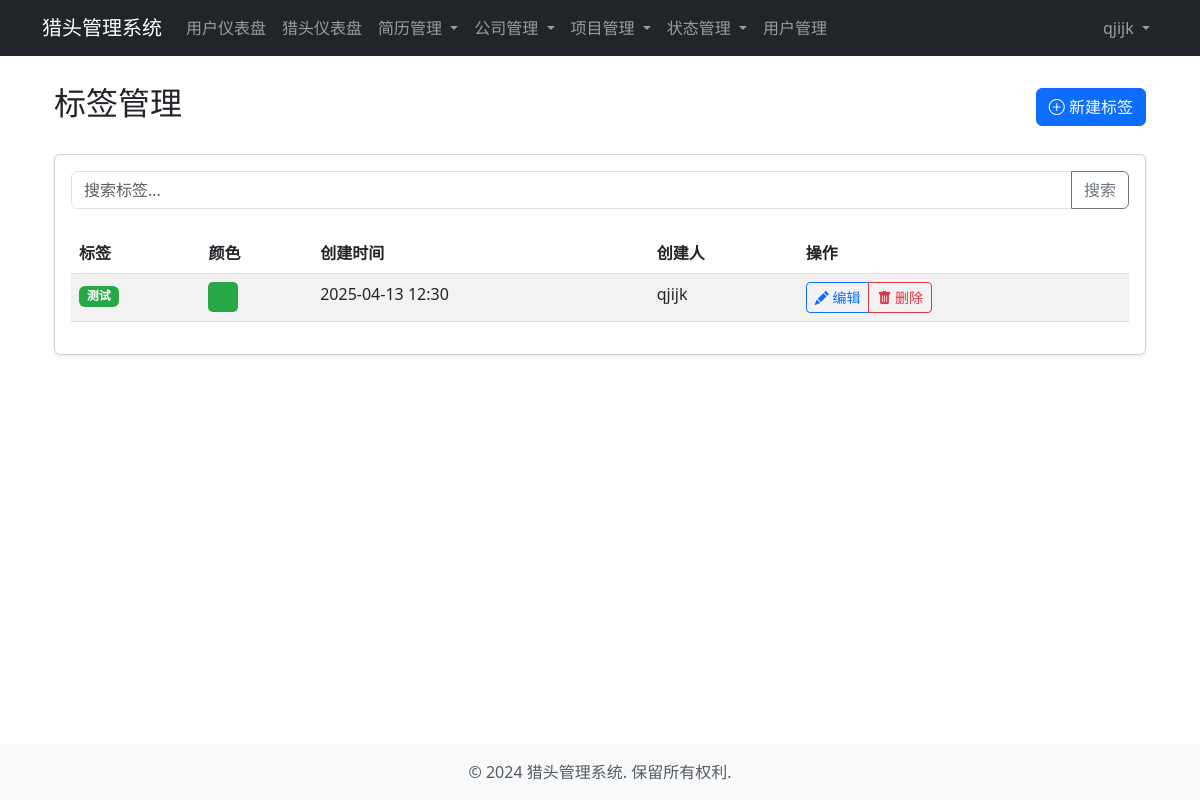
/headhunting/tags/ (signed in), run on the app's committed database.
### accounts/models.py (models this page shows, shortened)
class User(AbstractUser):
    SYSTEM_ADMIN = 'system_admin'  # 系统管理员
    ADMIN = 'admin'  # 普通管理员
    NORMAL_USER = 'normal_user'  # 普通用户
    USER_TYPE_CHOICES = [
        (SYSTEM_ADMIN, '系统管理员'),
        (ADMIN, '普通管理员'),
        (NORMAL_USER, '普通用户'),
    ]
    email = models.EmailField(unique=True, verbose_name='邮箱')
    username = models.CharField(max_length=50, unique=True, verbose_name='用户名')
    user_type = models.CharField(
        max_length=20,
        choices=USER_TYPE_CHOICES,
        default=NORMAL_USER,
        verbose_name='用户类型'
    )
    phone = models.CharField(max_length=15, blank=True, null=True, verbose_name='电话')
    is_active = models.BooleanField(default=True, verbose_name='是否激活')
    date_joined = models.DateTimeField(auto_now_add=True, verbose_name='注册时间')
    objects = UserManager()
    USERNAME_FIELD = 'email'
    REQUIRED_FIELDS = ['username']
    class Meta:
        verbose_name = '用户'
        verbose_name_plural = verbose_name
        ordering = ['-date_joined']
    def __str__(self):
        return self.username
    @property
    def is_system_admin(self):
        return self.user_type == self.SYSTEM_ADMIN

### headhunting/models.py (models this page shows, shortened)
class Tag(models.Model):
    name = models.CharField(max_length=50, unique=True, verbose_name='标签名称')
    color = models.CharField(max_length=20, default='#28a745', verbose_name='标签颜色')
    created_at = models.DateTimeField(auto_now_add=True, verbose_name='创建时间')
    created_by = models.ForeignKey(User, on_delete=models.SET_NULL, null=True, related_name='created_tags', verbose_name='创建人')
    class Meta:
        verbose_name = '标签'
        verbose_name_plural = verbose_name
        ordering = ['name']

### headhunting/views.py (the view)
# urls.py: path('tags/', views.tag_list, name='tag_list'),
@login_required
def tag_list(request):
    tags = Tag.objects.all()
    if not request.user.is_system_admin:
        tags = tags.filter(Q(created_by=request.user) | Q(created_by__isnull=True))
    query = request.GET.get('q')
    if query:
        tags = tags.filter(name__icontains=query)
    return render(request, 'headhunting/tag_list.html', {'tags': tags})

### templates/headhunting/tag_list.html (shortened to what this page needs)
{% extends 'base/base.html' %}
{% block content %}
<div class="container">
    <div class="d-flex justify-content-between align-items-center mb-4">
        <h2>标签管理</h2>
        <a href="{% url 'tag_create' %}" class="btn btn-primary">
            <i class="bi bi-plus-circle"></i> 新建标签
        </a>
    </div>
    <div class="card shadow-sm">
        <div class="card-body">
            <form method="get" class="mb-4">
                <div class="input-group">
                    <input type="text" name="q" class="form-control" placeholder="搜索标签..." value="{{ request.GET.q|default:'' }}">
                    <button class="btn btn-outline-secondary" type="submit">搜索</button>
                </div>
            </form>
            {% if tags %}
            <div class="table-responsive">
                <table class="table table-striped table-hover">
                    <thead>
                        <tr>
                            <th>标签</th>
                            <th>颜色</th>
                            <th>创建时间</th>
                            <th>创建人</th>
                            <th>操作</th>
                        </tr>
                    </thead>
                    <tbody>
                        {% for tag in tags %}
                        <tr>
                            <td>
                                <span class="badge" style="background-color: {{ tag.color }};">{{ tag.name }}</span>
                            </td>
                            <td>
                                <div style="width: 30px; height: 30px; background-color: {{ tag.color }}; border-radius: 5px;"></div>
                            </td>
                            <td>{{ tag.created_at|date:"Y-m-d H:i" }}</td>
                            <td>{{ tag.created_by|default:"系统" }}</td>
                            <td>
                                <div class="btn-group btn-group-sm">
                                    <a href="{% url 'tag_update' tag.id %}" class="btn btn-outline-primary">
                                        <i class="bi bi-pencil-fill"></i> 编辑
                                    </a>
                                    <a href="{% url 'tag_delete' tag.id %}" class="btn btn-outline-danger">
                                        <i class="bi bi-trash-fill"></i> 删除
                                    </a>
                                </div>
                            </td>
                        </tr>
                        {% endfor %}
                    </tbody>
                </table>
            </div>
            {% else %}
            <div class="alert alert-info">
                <i class="bi bi-info-circle"></i> 暂无标签数据，请点击"新建标签"按钮创建。
            </div>
            {% endif %}
        </div>
    </div>
</div>
{% endblock %}
{% block extra_css %}
<link rel="stylesheet" href="https://cdn.jsdelivr.net/npm/bootstrap-icons@1.10.0/font/bootstrap-icons.css">
{% endblock %}

### templates/base/navbar.html (shortened to what this page needs)
<nav class="navbar navbar-expand-lg navbar-dark bg-dark fixed-top">
    <div class="container">
        <a class="navbar-brand" href="{% url 'dashboard' %}">猎头管理系统</a>
        <div class="collapse navbar-collapse" id="navbarNav">
            {% if user.is_authenticated %}
            <ul class="navbar-nav me-auto">
                <li class="nav-item">
                    <a class="nav-link {% if request.path == '/accounts/dashboard/' %}active{% endif %}" href="{% url 'dashboard' %}">用户仪表盘</a>
                </li>
                <li class="nav-item">
                    <a class="nav-link {% if request.path == '/headhunting/dashboard/' %}active{% endif %}" href="{% url 'hr_dashboard' %}">猎头仪表盘</a>
                </li>
                <li class="nav-item dropdown">
                    <a class="nav-link dropdown-toggle {% if '/headhunting/resumes/' in request.path %}active{% endif %}" href="#" role="button" data-bs-toggle="dropdown" aria-expanded="false">
                        简历管理
                    </a>
                </li>
                {% if user.is_system_admin or user.is_admin %}
                <li class="nav-item dropdown">
                    <a class="nav-link dropdown-toggle {% if '/headhunting/companies/' in request.path %}active{% endif %}" href="#" role="button" data-bs-toggle="dropdown" aria-expanded="false">
                        公司管理
                    </a>
                </li>
                <li class="nav-item dropdown">
                    <a class="nav-link dropdown-toggle {% if '/headhunting/projects/' in request.path %}active{% endif %}" href="#" role="button" data-bs-toggle="dropdown" aria-expanded="false">
                        项目管理
                    </a>
                </li>
                <li class="nav-item dropdown">
                    <a class="nav-link dropdown-toggle {% if 'status' in request.path %}active{% endif %}" href="#" role="button" data-bs-toggle="dropdown" aria-expanded="false">
                        状态管理
                    </a>
                </li>
                {% endif %}
                {% if user.is_system_admin %}
                <li class="nav-item">
                    <a class="nav-link {% if '/accounts/users/' in request.path %}active{% endif %}" href="{% url 'user_list' %}">用户管理</a>
                </li>
                {% endif %}
            </ul>
            <ul class="navbar-nav ms-auto">
                <li class="nav-item dropdown">
                    <a class="nav-link dropdown-toggle" href="#" id="navbarDropdown" role="button" data-bs-toggle="dropdown" aria-expanded="false">
                        {{ user.username }}
                    </a>
                </li>
            </ul>
            {% endif %}
        </div>
    </div>
</nav>

### templates/base/base.html (style rules this page uses)
body { padding-top: 60px; min-height: 100vh; display: flex; flex-direction: column; }

### data on the page
User: username "qjijk"
Tag: name "测试", created_at "2025-04-13 12:30", created_by "qjijk"
